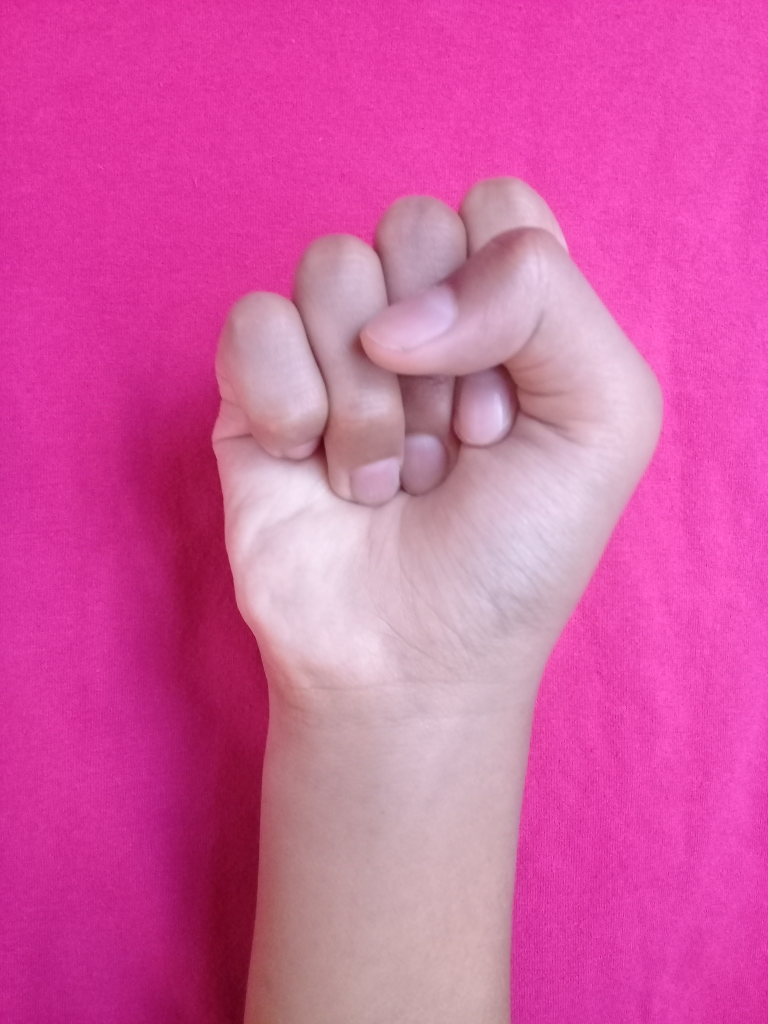
#> input picture Assignments/images/hand_gestures_digits_0_5/01.jpg, 1536 x 2048 px (shown at 1/2 size); its folder holds only this picture in this run
$ jupyter execute --allow-errors 'A3. Hand sign.ipynb'   (shell and % lines are left out)
#> lines starting #> are read from the running program, lines starting #| are printed output that depends on the picture
# Hand edge detection
---
Using the techniques from previous notebooks, create a computer vision pipeline to process the images in the **images/hand_gestures_digits_0_5** folder:

into the following:

### Imports

[cell 1]
import cv2
import os, glob

import numpy as np
import matplotlib.pyplot as plt


image_dir = "images/hand_gestures_digits_0_5"

### Plot all the base images in a subplot of 2 rows and 3 columns

[cell 2]
## Code to plot the base images.
img0 = cv2.imread('images/hand_gestures_digits_0_5/01.jpg')
#> img0 is the input picture: shape (2048, 1536, 3); mean B, G, R 162.6, 91.2, 212.5
img0 = cv2.cvtColor(img0, cv2.COLOR_BGR2RGB)
img0 = cv2.resize(img0, (400, 500))
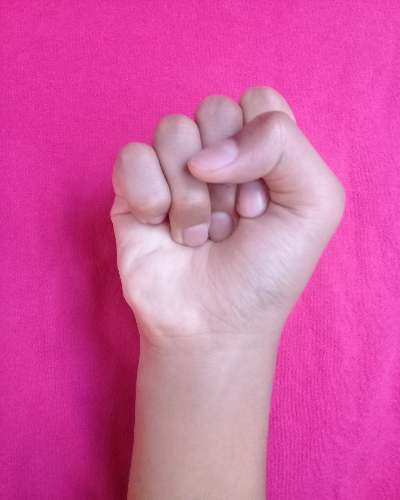
#> img0: shape (500, 400, 3); mean R, G, B 212.4, 91.1, 162.4

img1 = cv2.imread('images/hand_gestures_digits_0_5/02.jpg')
#> (the rest of this cell did not finish here and is left out)

### Process all the images. Add all the code cells you may require.

[cell 3]
## Image processing.

# Convert to grayscale for filtering
gray_img0 = cv2.cvtColor(img0, cv2.COLOR_RGB2GRAY)
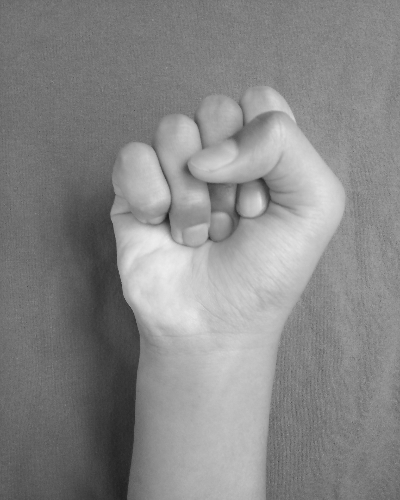
#> gray_img0: shape (500, 400); min 30, max 237, mean 135.5
#> (the rest of this cell did not finish here and is left out)
